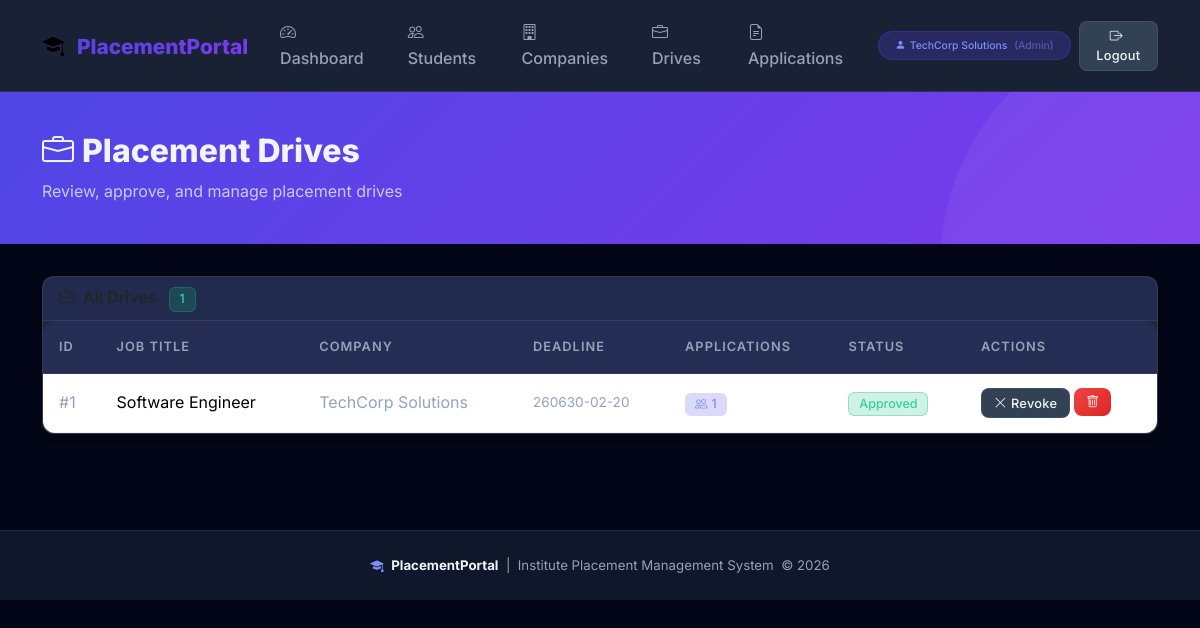
Page /admin/drives (signed in) on the committed database.
### tables this page shows
CREATE TABLE companies (
                id          INTEGER PRIMARY KEY AUTOINCREMENT,
                name        TEXT    NOT NULL,
                email       TEXT    NOT NULL UNIQUE,
                password    TEXT    NOT NULL,
                website     TEXT,
                hr_contact  TEXT,
                is_approved INTEGER NOT NULL DEFAULT 0,
                created_at  TEXT    NOT NULL DEFAULT (datetime('now'))
            );

CREATE TABLE placement_drives (
                id          INTEGER PRIMARY KEY AUTOINCREMENT,
                company_id  INTEGER NOT NULL,
                job_title   TEXT    NOT NULL,
                job_desc    TEXT    NOT NULL,
                eligibility TEXT    NOT NULL,
                deadline    TEXT    NOT NULL,
                status      TEXT    NOT NULL DEFAULT 'Pending',
                created_at  TEXT    NOT NULL DEFAULT (datetime('now')),
                FOREIGN KEY (company_id) REFERENCES companies(id) ON DELETE CASCADE
            );

### app.py (the view)
@app.route('/admin/drives')
@login_required_admin
def admin_drives():
    drives = query_db("""
        SELECT pd.*, c.name AS company_name,
               (SELECT COUNT(*) FROM applications a WHERE a.drive_id = pd.id) AS app_count
        FROM placement_drives pd JOIN companies c ON pd.company_id = c.id
        ORDER BY pd.created_at DESC
    """)
    return render_template('admin/drives.html', drives=drives)

### app.py (called while the page is built)
def get_db():
    if 'db' not in g:
        g.db = sqlite3.connect(DATABASE)
        g.db.row_factory = sqlite3.Row
        g.db.execute("PRAGMA foreign_keys = ON")
    return g.db

def query_db(query, args=(), one=False):
    cur = get_db().execute(query, args)
    rv = cur.fetchall()
    cur.close()
    return (rv[0] if rv else None) if one else rv

def login_required(role):
    def decorator(f):
        @wraps(f)
        def decorated(*args, **kwargs):
            if session.get('role') != role:
                flash('Please log in to access that page.', 'warning')
                return redirect(url_for('login'))
            return f(*args, **kwargs)
        return decorated
    return decorator

@app.context_processor
def inject_now():
    return {'now': datetime.now()}

### templates/admin/drives.html (shortened to what this page needs)
{% extends "base.html" %}
{% block content %}
<div class="page-header">
  <div class="container">
    <h1><i class="bi bi-briefcase me-2"></i>Placement Drives</h1>
    <p class="mb-0 opacity-75">Review, approve, and manage placement drives</p>
  </div>
</div>
<div class="container pb-5">
  <div class="card">
    <div class="card-header">
      <i class="bi bi-briefcase me-2"></i>All Drives
      <span class="badge badge-approved ms-2">{{ drives|length }}</span>
    </div>
    <div class="card-body p-0">
      {% if drives %}
      <div class="table-responsive">
        <table class="table mb-0">
          <thead>
            <tr>
              <th>ID</th><th>Job Title</th><th>Company</th><th>Deadline</th>
              <th>Applications</th><th>Status</th><th>Actions</th>
            </tr>
          </thead>
          <tbody>
            {% for d in drives %}
            <tr>
              <td style="color:var(--text-secondary);">#{{ d.id }}</td>
              <td class="fw-600">{{ d.job_title }}</td>
              <td style="color:var(--text-secondary);">{{ d.company_name }}</td>
              <td style="color:var(--text-secondary);font-size:0.85rem;">{{ d.deadline }}</td>
              <td>
                <span class="badge" style="background:rgba(79,70,229,0.2);color:#818cf8;">
                  <i class="bi bi-people me-1"></i>{{ d.app_count }}
                </span>
              </td>
              <td><span class="badge badge-{{ d.status|lower }}">{{ d.status }}</span></td>
              <td>
                <div class="d-flex gap-1 flex-wrap">
                  {% if d.status == 'Pending' %}
                  <form method="POST" action="{{ url_for('admin_approve_drive', did=d.id) }}" class="d-inline">
                    <button class="btn btn-sm btn-success" title="Approve">
                      <i class="bi bi-check-lg me-1"></i>Approve
                    </button>
                  </form>
                  {% elif d.status == 'Approved' %}
                  <form method="POST" action="{{ url_for('admin_reject_drive', did=d.id) }}" class="d-inline">
                    <button class="btn btn-sm btn-secondary" title="Revoke Approval">
                      <i class="bi bi-x-lg me-1"></i>Revoke
                    </button>
                  </form>
                  {% endif %}
                  <form method="POST" action="{{ url_for('admin_delete_drive', did=d.id) }}"
                        class="d-inline" onsubmit="return confirm('Delete this drive?')">
                    <button class="btn btn-sm btn-danger"><i class="bi bi-trash"></i></button>
                  </form>
                </div>
              </td>
            </tr>
            {% endfor %}
          </tbody>
        </table>
      </div>
      {% else %}
      <div class="empty-state">
        <div class="empty-icon"><i class="bi bi-briefcase"></i></div>
        <p>No placement drives found.</p>
      </div>
      {% endif %}
    </div>
  </div>
</div>
{% endblock %}

### templates/base.html (shortened to what this page needs)
<!DOCTYPE html>
<html lang="en">
<head>
  <link rel="stylesheet" href="https://cdn.jsdelivr.net/npm/bootstrap@5.3.2/dist/css/bootstrap.min.css"/>
  <link rel="stylesheet" href="https://cdn.jsdelivr.net/npm/bootstrap-icons@1.11.3/font/bootstrap-icons.css"/>
  <link rel="stylesheet" href="{{ url_for('static', filename='css/style.css') }}"/>
</head>
<body>
{% if session.role %}
<nav class="navbar navbar-expand-lg sticky-top">
  <div class="container">
    <a class="navbar-brand" href="{{ url_for('index') }}">
      <i class="bi bi-mortarboard-fill me-2" style="font-size:1.4rem;-webkit-text-fill-color:initial;"></i>
      PlacementPortal
    </a>
    <div class="collapse navbar-collapse" id="navMain">
      <ul class="navbar-nav ms-auto align-items-lg-center gap-1">
        {% if session.role == 'admin' %}
          <li class="nav-item"><a class="nav-link" href="{{ url_for('admin_dashboard') }}"><i class="bi bi-speedometer2 me-1"></i>Dashboard</a></li>
          <li class="nav-item"><a class="nav-link" href="{{ url_for('admin_students') }}"><i class="bi bi-people me-1"></i>Students</a></li>
          <li class="nav-item"><a class="nav-link" href="{{ url_for('admin_companies') }}"><i class="bi bi-building me-1"></i>Companies</a></li>
          <li class="nav-item"><a class="nav-link" href="{{ url_for('admin_drives') }}"><i class="bi bi-briefcase me-1"></i>Drives</a></li>
          <li class="nav-item"><a class="nav-link" href="{{ url_for('admin_applications') }}"><i class="bi bi-file-earmark-text me-1"></i>Applications</a></li>
        {% elif session.role == 'company' %}
          <li class="nav-item"><a class="nav-link" href="{{ url_for('company_dashboard') }}"><i class="bi bi-speedometer2 me-1"></i>Dashboard</a></li>
          <li class="nav-item"><a class="nav-link" href="{{ url_for('company_create_drive') }}"><i class="bi bi-plus-circle me-1"></i>New Drive</a></li>
        {% elif session.role == 'student' %}
          <li class="nav-item"><a class="nav-link" href="{{ url_for('student_dashboard') }}"><i class="bi bi-speedometer2 me-1"></i>Dashboard</a></li>
          <li class="nav-item"><a class="nav-link" href="{{ url_for('student_profile') }}"><i class="bi bi-person-circle me-1"></i>Profile</a></li>
        {% endif %}
        <li class="nav-item ms-2">
          <span class="badge rounded-pill px-3 py-2" style="background:rgba(79,70,229,0.25);color:#818cf8;border:1px solid rgba(79,70,229,0.3);">
            <i class="bi bi-person-fill me-1"></i>{{ session.user_name }}
            <span class="ms-1 opacity-50">({{ session.role|capitalize }})</span>
          </span>
        </li>
        <li class="nav-item">
          <a class="btn btn-sm btn-secondary ms-1" href="{{ url_for('logout') }}">
            <i class="bi bi-box-arrow-right me-1"></i>Logout
          </a>
        </li>
      </ul>
    </div>
  </div>
</nav>
{% endif %}
{% block content %}{% endblock %}
{% if session.role %}
<footer class="mt-5 py-4" style="border-top:1px solid var(--border);background:var(--dark);">
  <div class="container text-center" style="color:var(--text-secondary);font-size:0.83rem;">
    <i class="bi bi-mortarboard-fill me-1" style="color:var(--primary-light);"></i>
    <strong style="color:var(--text-primary);">PlacementPortal</strong> &nbsp;|&nbsp;
    Institute Placement Management System &nbsp;&copy; {{ now.year }}
  </div>
</footer>
{% endif %}
</body>
</html>

### static/css/style.css (style rules this page uses)
:root { --primary: #4f46e5; --primary-dark: #3730a3; --primary-light: #818cf8; --secondary: #7c3aed; --accent: #06b6d4; --success: #10b981; --warning: #f59e0b; --danger: #ef4444; --dark: #0f172a; --darker: #020617; --surface: #1e293b; --surface-2: #334155; --text-primary: #f1f5f9; --text-secondary: #94a3b8; --border: rgba(148, 163, 184, 0.15); --glass: rgba(30, 41, 59, 0.85); --gradient-primary: linear-gradient(135deg, #4f46e5 0%, #7c3aed 100%); --gradient-accent: linear-gradient(135deg, #06b6d4 0%, #4f46e5 100%); --gradient-success: linear-gradient(135deg, #10b981 0%, #06b6d4 100%); --shadow-sm: 0 2px 8px rgba(0,0,0,0.3); --shadow-md: 0 8px 24px rgba(0,0,0,0.4); --shadow-lg: 0 16px 48px rgba(0,0,0,0.5); --radius: 12px; --radius-lg: 20px; }
* { box-sizing: border-box; }
body { font-family: 'Inter', sans-serif; background-color: var(--darker); color: var(--text-primary); min-height: 100vh; line-height: 1.6; }
.navbar { background: var(--glass) !important; backdrop-filter: blur(20px); border-bottom: 1px solid var(--border); padding: 0.75rem 0; }
.navbar-brand { font-weight: 800; font-size: 1.3rem; background: var(--gradient-primary); -webkit-background-clip: text; -webkit-text-fill-color: transparent; background-clip: text; }
.nav-link { color: var(--text-secondary) !important; font-weight: 500; transition: color 0.2s; padding: 0.5rem 1rem !important; border-radius: 8px; }
.nav-item .badge { font-size: 0.65rem; }
.page-header { background: var(--gradient-primary); padding: 2.5rem 0; margin-bottom: 2rem; position: relative; overflow: hidden; }
.page-header::before { content: ''; position: absolute; top: -50%; right: -20%; width: 500px; height: 500px; background: rgba(255,255,255,0.05); border-radius: 50%; }
.page-header h1 { font-weight: 800; font-size: 2rem; }
.page-header p { opacity: 0.85; }
.card { background: var(--surface) !important; border: 1px solid var(--border) !important; border-radius: var(--radius) !important; box-shadow: var(--shadow-sm); transition: transform 0.25s, box-shadow 0.25s; }
.card-header { background: rgba(79,70,229,0.1) !important; border-bottom: 1px solid var(--border) !important; font-weight: 600; }
.btn { font-weight: 500; border-radius: 8px !important; transition: all 0.2s; letter-spacing: 0.02em; }
.btn-danger { background: linear-gradient(135deg, #ef4444, #dc2626) !important; border: 0 !important; }
.btn-secondary { background: var(--surface-2) !important; border: 1px solid var(--border) !important; color: var(--text-primary) !important; }
.btn-sm { font-size: 0.8rem; padding: 0.3rem 0.75rem; }
.table { color: var(--text-primary) !important; border-color: var(--border) !important; margin-bottom: 0; }
.table thead th { background: rgba(79,70,229,0.15) !important; border-color: var(--border) !important; font-weight: 600; font-size: 0.8rem; text-transform: uppercase; letter-spacing: 0.08em; color: var(--text-secondary) !important; padding: 1rem; }
.table tbody td { border-color: var(--border) !important; padding: 0.85rem 1rem; vertical-align: middle; }
.table tbody tr { transition: background 0.15s; }
.table-responsive { border-radius: var(--radius); overflow: hidden; }
.badge { font-weight: 500; padding: 0.4em 0.8em; border-radius: 6px; font-size: 0.78rem; }
.badge-approved { background: rgba(16,185,129,0.2); color: #34d399; border: 1px solid rgba(16,185,129,0.3); }

### rows in the picture
companies: user_name "TechCorp Solutions"
placement_drives: id "1", job_title "Software Engineer", company_name "TechCorp Solutions", deadline "260630-02-20", app_count "1", status "Approved"

### other values in the picture
{{ session.role|capitalize }} "Admin"
{{ drives|length }} "1"
